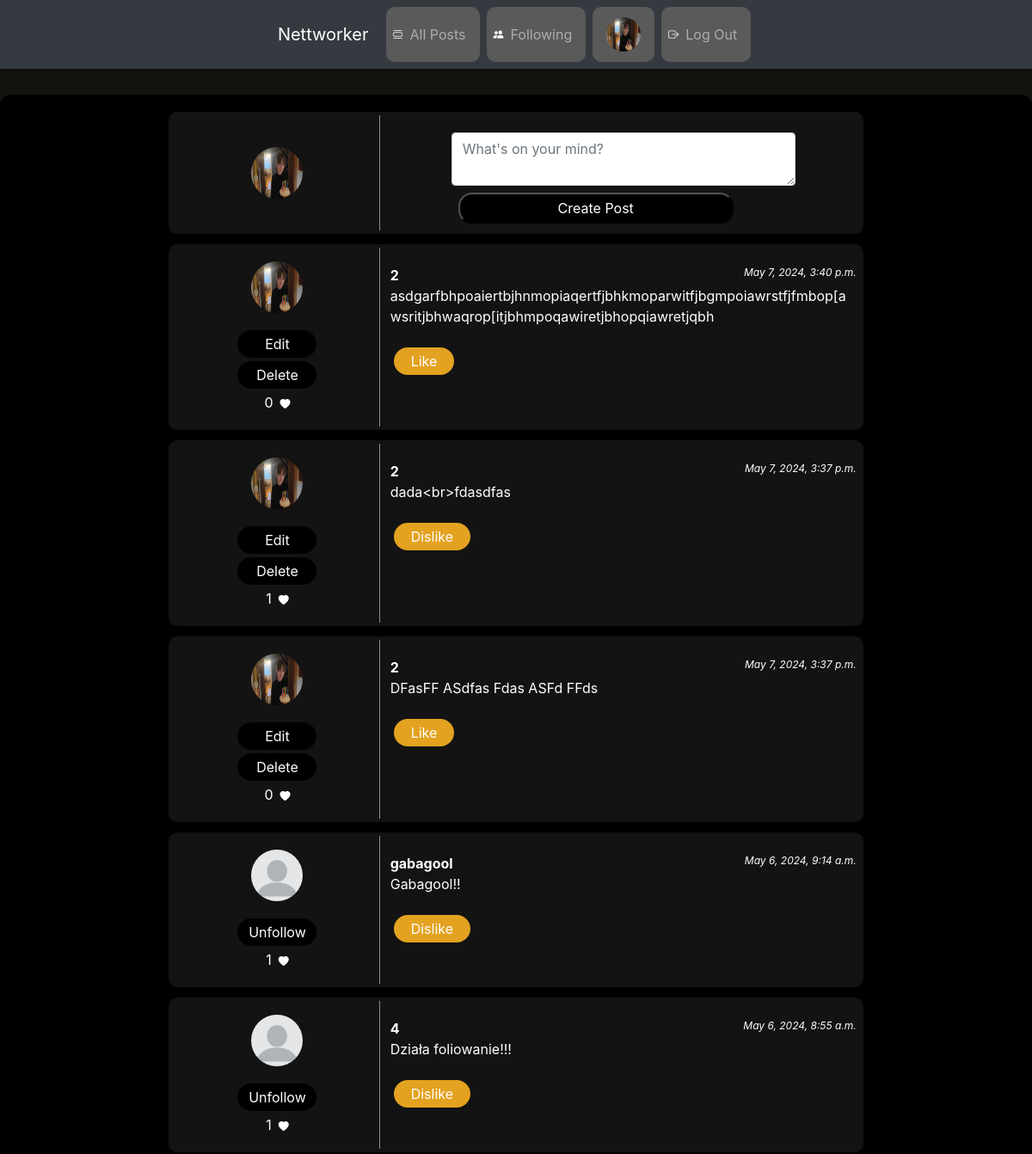
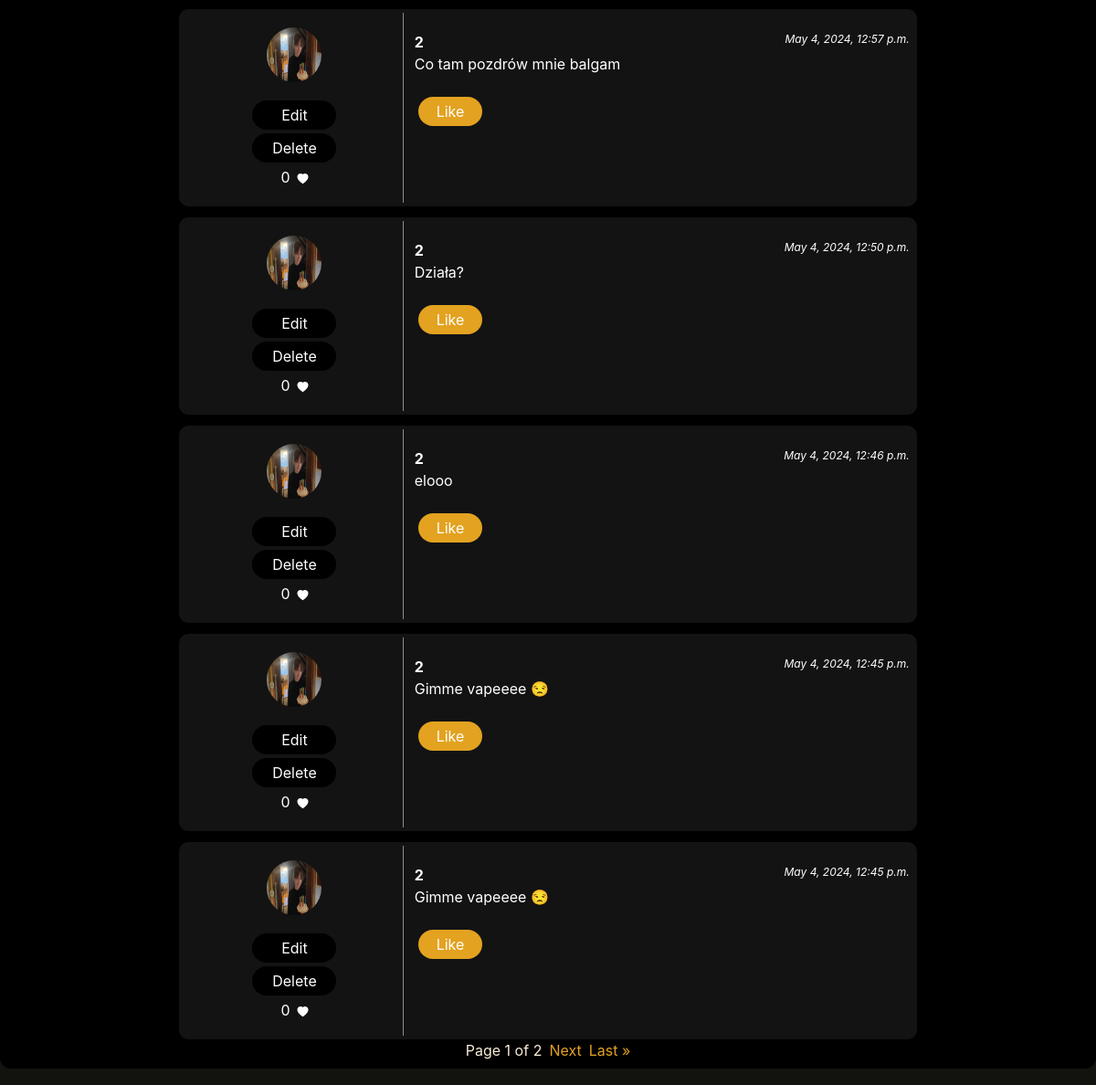
Before: /following/ (signed in) with the older database file (2 pictures, top to bottom).
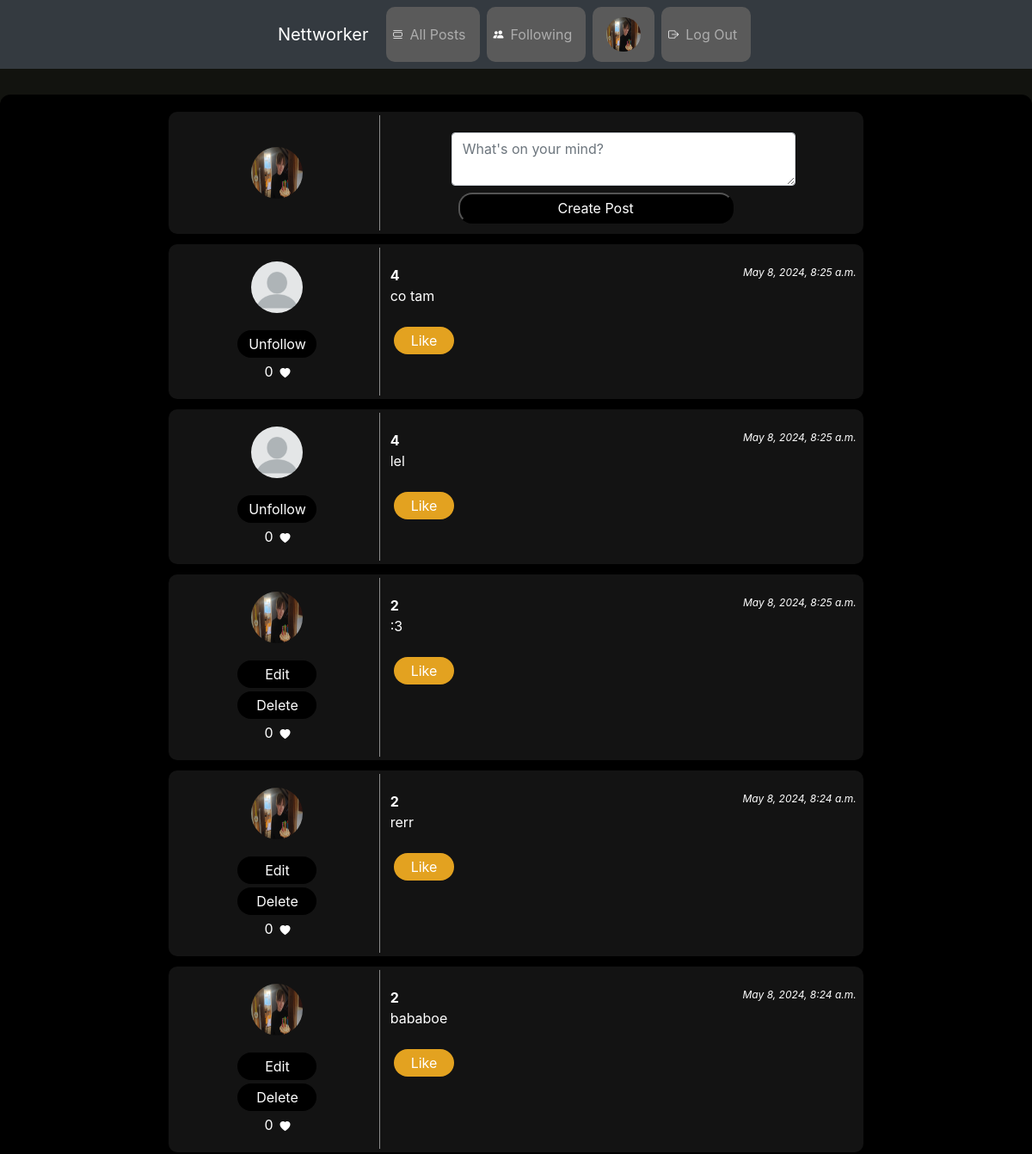
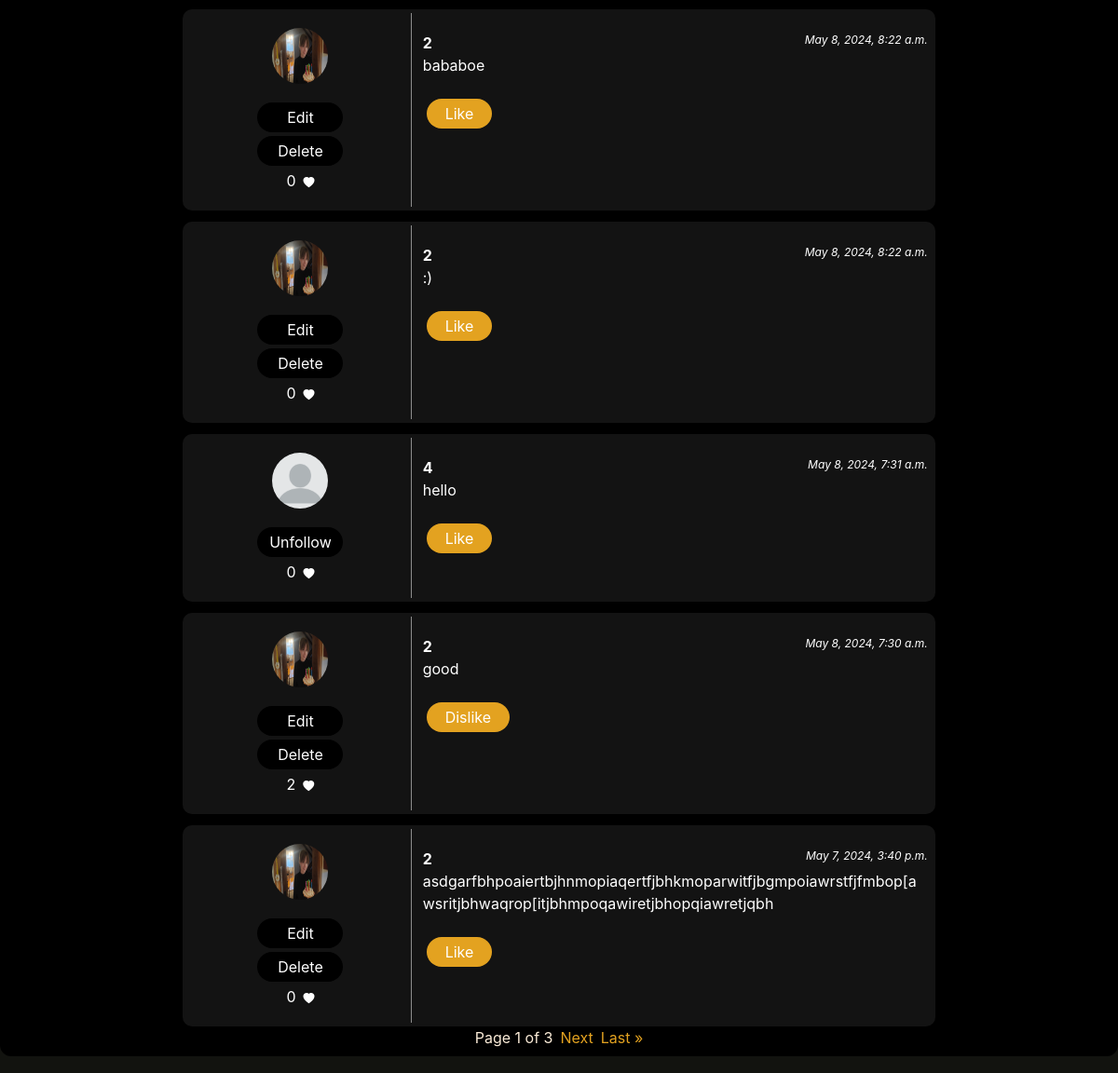
After: the same page with the newer database file (2 pictures, top to bottom).
### network/models.py (models this page shows, shortened)
class Post(models.Model):
    content = models.CharField(max_length=255)
    user = models.ForeignKey(User, on_delete=models.CASCADE)
    date = models.DateTimeField(auto_now_add=True)

class User(AbstractUser):
    first_name = models.CharField(max_length=50)
    last_name = models.CharField(max_length=50)
    description = models.CharField(max_length=255, default="", null=True, blank=True)
    profilePicture = models.ImageField(null=True, blank=True, upload_to="images")

class Like(models.Model):
    user = models.ForeignKey(User, on_delete=models.CASCADE, related_name="user")
    post = models.ForeignKey(Post, on_delete=models.CASCADE, related_name="post")

### network/views.py (the view)
# urls.py: path("following/", views.following, name="following"),
def following(request):
    logged_in_user = request.user
    is_following = Followers.objects.filter(user_id = logged_in_user.id).values_list('follower_id', flat=True)
    is_liking =  Like.objects.filter(user = logged_in_user).values_list('post', flat=True)
    posts = (Post.objects.filter(user_id__in=is_following)) | (Post.objects.filter(user=logged_in_user))
    posts = posts.order_by("-date")
    posts_paginated = paginate_function(posts, request)
    return render(request, "network/following.html", {
        "posts": posts,
        "posts_paginated": posts_paginated,
        "is_following": is_following,
        "is_liking": is_liking})

### network/views.py (called while the page is built)
def paginate_function(posts, request):
    posts = posts.order_by("-date")
    p = Paginator(posts, 10)
    page = request.GET.get('page')
    posts_paginated = p.get_page(page)
    return posts_paginated

### network/templates/network/following.html
{% extends "network/base.html" %}

### network/templates/network/base.html (shortened to what this page needs)
{% extends "network/layout.html" %}
{% block body %}
<div class="content">
    {% if request.user.is_authenticated %}
    <div class="posts-container">
        <div class="post">
            <div class="post-first-row">
                <img class="post-profile-image" src="{{ user.profilePicture.url }}" alt="Profile Picture">
            </div>
            <div class="post-second-row">
            <form id="compose-form" class="post-creation">
                <textarea id='content' class="form-control" name="content" id="new-post-content" placeholder="What's on your mind?"></textarea>
                <input type="submit" value="Create Post">
            </form>
            </div>
        </div>
    </div>
    {% endif %}
    {% if posts %}
        <div class="posts-container">
            {% for post in posts_paginated %}
                <div class="post" id="post-{{ post.id }}">
                    <div class="post-first-row">
                        <a href="{% url 'profile' post.user.username%}"><img class="post-profile-image" src="{{ post.user.profilePicture.url }}" alt="Profile Picture"></a>
                        {% if request.user.username != post.user.username %}
                            <button id="follow-unfollow-button-{{ post.user.id }}" onclick="follow_unfollow('{{ post.user.id }}')">
                                {% if post.user.id in is_following %}
                                    Unfollow
                                {% else %}
                                    Follow
                                {% endif %}
                            </button>
                        {% else %}
                            <button id="edit-button-{{ post.id }}" onclick="edit_post_window('{{ post.id }}', '{{  post.content}}')">
                                Edit
                            </button>
                            <button id="delete-button-{{ post.id }}" onclick="delete_post('{{ post.id }}')">
                                Delete
                            </button>
                        {% endif %}
                        <div class="like-container">
                            <p id="like-amonut-{{ post.id }}">{{ post.post.all|length}}</p>
                            <p><i class="bi bi-heart-fill"></i></p>
                        </div>
                    </div>
                    <div class="post-second-row">
                        <div class="post-info">
                            <b>{{ post.user.username }}</b>
                            <i>{{ post.date }}</i>
                        </div>
                        <div class="post-content-container">
                            <div class="post-content" id="post-content-{{ post.id }}">
                                {{ post.content }}
                            </div>
                        </div>
                        <br>
                        {% if request.user.is_authenticated %}
                        <button id="like-button-{{ post.id }}" class="action-button" onclick="like('{{ post.id }}')">
                            {% if post.id in is_liking %}
                                Dislike
                            {% else %}
                                Like
                            {% endif %}
                        </button>
                        {% endif %}
                    </div>
                </div>
            {% endfor %}
        </div>
    {% else %}
        <div class="loader">No posts to show, probably something is wrong.</div>
    {% endif %}
    <div class="paginator">
        Page {{ posts_paginated.number}} of {{ posts_paginated.paginator.num_pages }}
        {% if posts_paginated.has_next %}
            <a href="?page={{ posts_paginated.next_page_number }}">Next</a>
            <a href="?page={{ posts_paginated.paginator.num_pages }}">Last &raquo;</a>
        {% endif %}
    </div>
</div>
{% endblock %}

Changed rows visible on the page:
no longer on this page (row unchanged): Post: user.profilePicture (picture), post.all|length "1", user.username "2", date "May 7, 2024, 3:37 p.m.", content "dada<br>fdasdfas", shows "Dislike"
no longer on this page (row unchanged): Post: user.profilePicture (picture), post.all|length "0", user.username "2", date "May 7, 2024, 3:37 p.m.", content "DFasFF ASdfas Fdas ASFd FFds", shows "Like"
no longer on this page (row unchanged): Post: user.profilePicture (placeholder picture), shows "Unfollow", post.all|length "1", user.username "gabagool", date "May 6, 2024, 9:14 a.m.", content "Gabagool!!", shows "Dislike"
no longer on this page (row unchanged): Post: user.profilePicture (placeholder picture), shows "Unfollow", post.all|length "1", user.username "4", date "May 6, 2024, 8:55 a.m.", content "Działa foliowanie!!!", shows "Dislike"
no longer on this page (row unchanged): Post: user.profilePicture (picture), post.all|length "0", user.username "2", date "May 4, 2024, 12:57 p.m.", content "Co tam pozdrów mnie balgam", shows "Like"
no longer on this page (row unchanged): Post: user.profilePicture (picture), post.all|length "0", user.username "2", date "May 4, 2024, 12:50 p.m.", content "Działa?", shows "Like"
no longer on this page (row unchanged): Post: user.profilePicture (picture), post.all|length "0", user.username "2", date "May 4, 2024, 12:46 p.m.", content "elooo", shows "Like"
no longer on this page (row unchanged): Post: user.profilePicture (picture), post.all|length "0", user.username "2", date "May 4, 2024, 12:45 p.m.", content "Gimme vapeeee 😒", shows "Like"
no longer on this page (row unchanged): Post: user.profilePicture (picture), post.all|length "0", user.username "2", date "May 4, 2024, 12:45 p.m.", content "Gimme vapeeee 😒", shows "Like"
added Post: user.profilePicture (placeholder picture), shows "Unfollow", post.all|length "0", user.username "4", date "May 8, 2024, 8:25 a.m.", content "co tam", shows "Like"
added Post: user.profilePicture (placeholder picture), shows "Unfollow", post.all|length "0", user.username "4", date "May 8, 2024, 8:25 a.m.", content "lel", shows "Like"
added Post: user.profilePicture (picture), post.all|length "0", user.username "2", date "May 8, 2024, 8:25 a.m.", content ":3", shows "Like"
added Post: user.profilePicture (picture), post.all|length "0", user.username "2", date "May 8, 2024, 8:24 a.m.", content "rerr", shows "Like"
added Post: user.profilePicture (picture), post.all|length "0", user.username "2", date "May 8, 2024, 8:24 a.m.", content "bababoe", shows "Like"
added Post: user.profilePicture (picture), post.all|length "0", user.username "2", date "May 8, 2024, 8:22 a.m.", content "bababoe", shows "Like"
added Post: user.profilePicture (picture), post.all|length "0", user.username "2", date "May 8, 2024, 8:22 a.m.", content ":)", shows "Like"
added Post: user.profilePicture (placeholder picture), shows "Unfollow", post.all|length "0", user.username "4", date "May 8, 2024, 7:31 a.m.", content "hello", shows "Like"
added Post: user.profilePicture (picture), post.all|length "2", user.username "2", date "May 8, 2024, 7:30 a.m.", content "good", shows "Dislike"
Other visible differences:
{{ posts_paginated.paginator.num_pages }}: "2" → "3"
